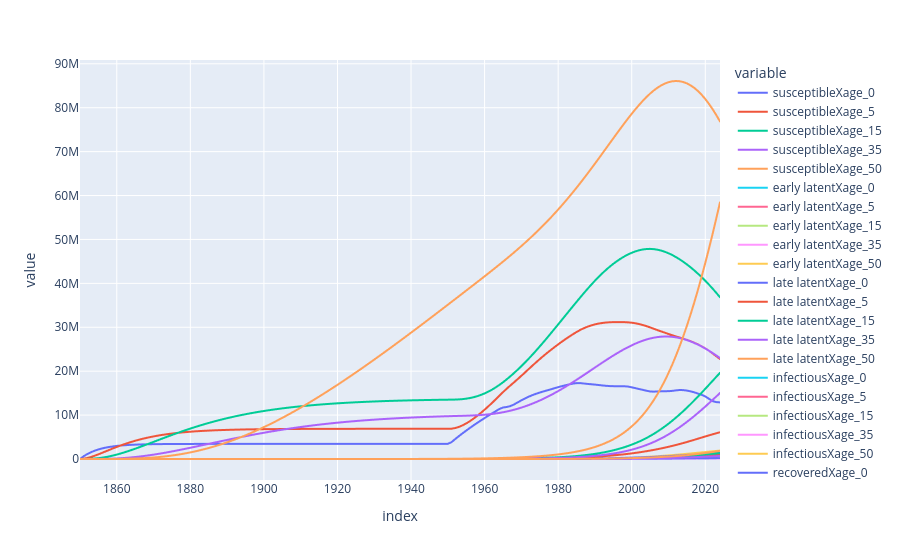

Notebook code for this chart:
### Code cell
model.get_outputs_df().plot()

### Figure 1 — Plotly figure (JSON) as saved in the notebook; plotly's stock layout.template omitted (floating-point values rounded to 4 significant figures; data arrays with more than 128 entries replaced by an {"elided": "..."} marker saying what was removed)
{"data": [{"hovertemplate": "variable=susceptibleXage_0<br>index=%{x}<br>value=%{y}<extra></extra>", "legendgroup": "susceptibleXage_0", "line": {"color": "#636efa", "dash": "solid"}, "marker": {"symbol": "circle"}, "mode": "lines", "name": "susceptibleXage_0", "showlegend": true, "type": "scattergl", "x": {"elided": "175 int values"}, "xaxis": "x", "y": {"elided": "175 float values"}, "yaxis": "y"}, {"hovertemplate": "variable=susceptibleXage_5<br>index=%{x}<br>value=%{y}<extra></extra>", "legendgroup": "susceptibleXage_5", "line": {"color": "#EF553B", "dash": "solid"}, "marker": {"symbol": "circle"}, "mode": "lines", "name": "susceptibleXage_5", "showlegend": true, "type": "scattergl", "x": {"elided": "175 int values"}, "xaxis": "x", "y": {"elided": "175 float values"}, "yaxis": "y"}, {"hovertemplate": "variable=susceptibleXage_15<br>index=%{x}<br>value=%{y}<extra></extra>", "legendgroup": "susceptibleXage_15", "line": {"color": "#00cc96", "dash": "solid"}, "marker": {"symbol": "circle"}, "mode": "lines", "name": "susceptibleXage_15", "showlegend": true, "type": "scattergl", "x": {"elided": "175 int values"}, "xaxis": "x", "y": {"elided": "175 float values"}, "yaxis": "y"}, {"hovertemplate": "variable=susceptibleXage_35<br>index=%{x}<br>value=%{y}<extra></extra>", "legendgroup": "susceptibleXage_35", "line": {"color": "#ab63fa", "dash": "solid"}, "marker": {"symbol": "circle"}, "mode": "lines", "name": "susceptibleXage_35", "showlegend": true, "type": "scattergl", "x": {"elided": "175 int values"}, "xaxis": "x", "y": {"elided": "175 float values"}, "yaxis": "y"}, {"hovertemplate": "variable=susceptibleXage_50<br>index=%{x}<br>value=%{y}<extra></extra>", "legendgroup": "susceptibleXage_50", "line": {"color": "#FFA15A", "dash": "solid"}, "marker": {"symbol": "circle"}, "mode": "lines", "name": "susceptibleXage_50", "showlegend": true, "type": "scattergl", "x": {"elided": "175 int values"}, "xaxis": "x", "y": {"elided": "175 float values"}, "yaxis": "y"}, {"hovertemplate": "variable=early latentXage_0<br>index=%{x}<br>value=%{y}<extra></extra>", "legendgroup": "early latentXage_0", "line": {"color": "#19d3f3", "dash": "solid"}, "marker": {"symbol": "circle"}, "mode": "lines", "name": "early latentXage_0", "showlegend": true, "type": "scattergl", "x": {"elided": "175 int values"}, "xaxis": "x", "y": {"elided": "175 float values"}, "yaxis": "y"}, {"hovertemplate": "variable=early latentXage_5<br>index=%{x}<br>value=%{y}<extra></extra>", "legendgroup": "early latentXage_5", "line": {"color": "#FF6692", "dash": "solid"}, "marker": {"symbol": "circle"}, "mode": "lines", "name": "early latentXage_5", "showlegend": true, "type": "scattergl", "x": {"elided": "175 int values"}, "xaxis": "x", "y": {"elided": "175 float values"}, "yaxis": "y"}, {"hovertemplate": "variable=early latentXage_15<br>index=%{x}<br>value=%{y}<extra></extra>", "legendgroup": "early latentXage_15", "line": {"color": "#B6E880", "dash": "solid"}, "marker": {"symbol": "circle"}, "mode": "lines", "name": "early latentXage_15", "showlegend": true, "type": "scattergl", "x": {"elided": "175 int values"}, "xaxis": "x", "y": {"elided": "175 float values"}, "yaxis": "y"}, {"hovertemplate": "variable=early latentXage_35<br>index=%{x}<br>value=%{y}<extra></extra>", "legendgroup": "early latentXage_35", "line": {"color": "#FF97FF", "dash": "solid"}, "marker": {"symbol": "circle"}, "mode": "lines", "name": "early latentXage_35", "showlegend": true, "type": "scattergl", "x": {"elided": "175 int values"}, "xaxis": "x", "y": {"elided": "175 float values"}, "yaxis": "y"}, {"hovertemplate": "variable=early latentXage_50<br>index=%{x}<br>value=%{y}<extra></extra>", "legendgroup": "early latentXage_50", "line": {"color": "#FECB52", "dash": "solid"}, "marker": {"symbol": "circle"}, "mode": "lines", "name": "early latentXage_50", "showlegend": true, "type": "scattergl", "x": {"elided": "175 int values"}, "xaxis": "x", "y": {"elided": "175 float values"}, "yaxis": "y"}, {"hovertemplate": "variable=late latentXage_0<br>index=%{x}<br>value=%{y}<extra></extra>", "legendgroup": "late latentXage_0", "line": {"color": "#636efa", "dash": "solid"}, "marker": {"symbol": "circle"}, "mode": "lines", "name": "late latentXage_0", "showlegend": true, "type": "scattergl", "x": {"elided": "175 int values"}, "xaxis": "x", "y": {"elided": "175 float values"}, "yaxis": "y"}, {"hovertemplate": "variable=late latentXage_5<br>index=%{x}<br>value=%{y}<extra></extra>", "legendgroup": "late latentXage_5", "line": {"color": "#EF553B", "dash": "solid"}, "marker": {"symbol": "circle"}, "mode": "lines", "name": "late latentXage_5", "showlegend": true, "type": "scattergl", "x": {"elided": "175 int values"}, "xaxis": "x", "y": {"elided": "175 float values"}, "yaxis": "y"}, {"hovertemplate": "variable=late latentXage_15<br>index=%{x}<br>value=%{y}<extra></extra>", "legendgroup": "late latentXage_15", "line": {"color": "#00cc96", "dash": "solid"}, "marker": {"symbol": "circle"}, "mode": "lines", "name": "late latentXage_15", "showlegend": true, "type": "scattergl", "x": {"elided": "175 int values"}, "xaxis": "x", "y": {"elided": "175 float values"}, "yaxis": "y"}, {"hovertemplate": "variable=late latentXage_35<br>index=%{x}<br>value=%{y}<extra></extra>", "legendgroup": "late latentXage_35", "line": {"color": "#ab63fa", "dash": "solid"}, "marker": {"symbol": "circle"}, "mode": "lines", "name": "late latentXage_35", "showlegend": true, "type": "scattergl", "x": {"elided": "175 int values"}, "xaxis": "x", "y": {"elided": "175 float values"}, "yaxis": "y"}, {"hovertemplate": "variable=late latentXage_50<br>index=%{x}<br>value=%{y}<extra></extra>", "legendgroup": "late latentXage_50", "line": {"color": "#FFA15A", "dash": "solid"}, "marker": {"symbol": "circle"}, "mode": "lines", "name": "late latentXage_50", "showlegend": true, "type": "scattergl", "x": {"elided": "175 int values"}, "xaxis": "x", "y": {"elided": "175 float values"}, "yaxis": "y"}, {"hovertemplate": "variable=infectiousXage_0<br>index=%{x}<br>value=%{y}<extra></extra>", "legendgroup": "infectiousXage_0", "line": {"color": "#19d3f3", "dash": "solid"}, "marker": {"symbol": "circle"}, "mode": "lines", "name": "infectiousXage_0", "showlegend": true, "type": "scattergl", "x": {"elided": "175 int values"}, "xaxis": "x", "y": {"elided": "175 float values"}, "yaxis": "y"}, {"hovertemplate": "variable=infectiousXage_5<br>index=%{x}<br>value=%{y}<extra></extra>", "legendgroup": "infectiousXage_5", "line": {"color": "#FF6692", "dash": "solid"}, "marker": {"symbol": "circle"}, "mode": "lines", "name": "infectiousXage_5", "showlegend": true, "type": "scattergl", "x": {"elided": "175 int values"}, "xaxis": "x", "y": {"elided": "175 float values"}, "yaxis": "y"}, {"hovertemplate": "variable=infectiousXage_15<br>index=%{x}<br>value=%{y}<extra></extra>", "legendgroup": "infectiousXage_15", "line": {"color": "#B6E880", "dash": "solid"}, "marker": {"symbol": "circle"}, "mode": "lines", "name": "infectiousXage_15", "showlegend": true, "type": "scattergl", "x": {"elided": "175 int values"}, "xaxis": "x", "y": {"elided": "175 float values"}, "yaxis": "y"}, {"hovertemplate": "variable=infectiousXage_35<br>index=%{x}<br>value=%{y}<extra></extra>", "legendgroup": "infectiousXage_35", "line": {"color": "#FF97FF", "dash": "solid"}, "marker": {"symbol": "circle"}, "mode": "lines", "name": "infectiousXage_35", "showlegend": true, "type": "scattergl", "x": {"elided": "175 int values"}, "xaxis": "x", "y": {"elided": "175 float values"}, "yaxis": "y"}, {"hovertemplate": "variable=infectiousXage_50<br>index=%{x}<br>value=%{y}<extra></extra>", "legendgroup": "infectiousXage_50", "line": {"color": "#FECB52", "dash": "solid"}, "marker": {"symbol": "circle"}, "mode": "lines", "name": "infectiousXage_50", "showlegend": true, "type": "scattergl", "x": {"elided": "175 int values"}, "xaxis": "x", "y": {"elided": "175 float values"}, "yaxis": "y"}, {"hovertemplate": "variable=recoveredXage_0<br>index=%{x}<br>value=%{y}<extra></extra>", "legendgroup": "recoveredXage_0", "line": {"color": "#636efa", "dash": "solid"}, "marker": {"symbol": "circle"}, "mode": "lines", "name": "recoveredXage_0", "showlegend": true, "type": "scattergl", "x": {"elided": "175 int values"}, "xaxis": "x", "y": {"elided": "175 float values"}, "yaxis": "y"}, {"hovertemplate": "variable=recoveredXage_5<br>index=%{x}<br>value=%{y}<extra></extra>", "legendgroup": "recoveredXage_5", "line": {"color": "#EF553B", "dash": "solid"}, "marker": {"symbol": "circle"}, "mode": "lines", "name": "recoveredXage_5", "showlegend": true, "type": "scattergl", "x": {"elided": "175 int values"}, "xaxis": "x", "y": {"elided": "175 float values"}, "yaxis": "y"}, {"hovertemplate": "variable=recoveredXage_15<br>index=%{x}<br>value=%{y}<extra></extra>", "legendgroup": "recoveredXage_15", "line": {"color": "#00cc96", "dash": "solid"}, "marker": {"symbol": "circle"}, "mode": "lines", "name": "recoveredXage_15", "showlegend": true, "type": "scattergl", "x": {"elided": "175 int values"}, "xaxis": "x", "y": {"elided": "175 float values"}, "yaxis": "y"}, {"hovertemplate": "variable=recoveredXage_35<br>index=%{x}<br>value=%{y}<extra></extra>", "legendgroup": "recoveredXage_35", "line": {"color": "#ab63fa", "dash": "solid"}, "marker": {"symbol": "circle"}, "mode": "lines", "name": "recoveredXage_35", "showlegend": true, "type": "scattergl", "x": {"elided": "175 int values"}, "xaxis": "x", "y": {"elided": "175 float values"}, "yaxis": "y"}, {"hovertemplate": "variable=recoveredXage_50<br>index=%{x}<br>value=%{y}<extra></extra>", "legendgroup": "recoveredXage_50", "line": {"color": "#FFA15A", "dash": "solid"}, "marker": {"symbol": "circle"}, "mode": "lines", "name": "recoveredXage_50", "showlegend": true, "type": "scattergl", "x": {"elided": "175 int values"}, "xaxis": "x", "y": {"elided": "175 float values"}, "yaxis": "y"}], "layout": {"legend": {"title": {"text": "variable"}, "tracegroupgap": 0}, "margin": {"t": 60}, "xaxis": {"anchor": "y", "domain": [0, 1], "title": {"text": "index"}}, "yaxis": {"anchor": "x", "domain": [0, 1], "title": {"text": "value"}}}}
